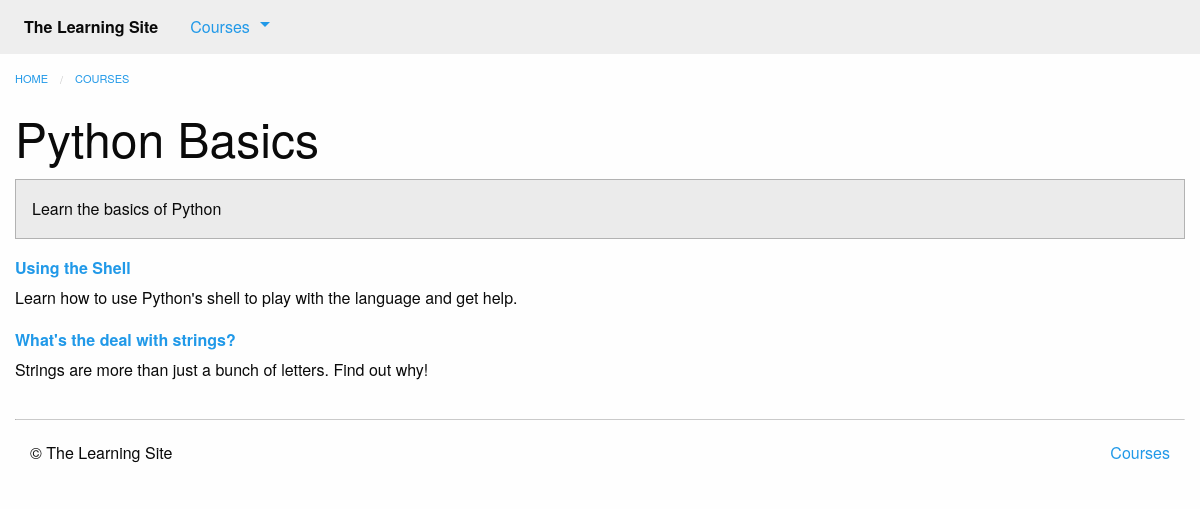
The page /courses/1/ on the database as committed earlier.
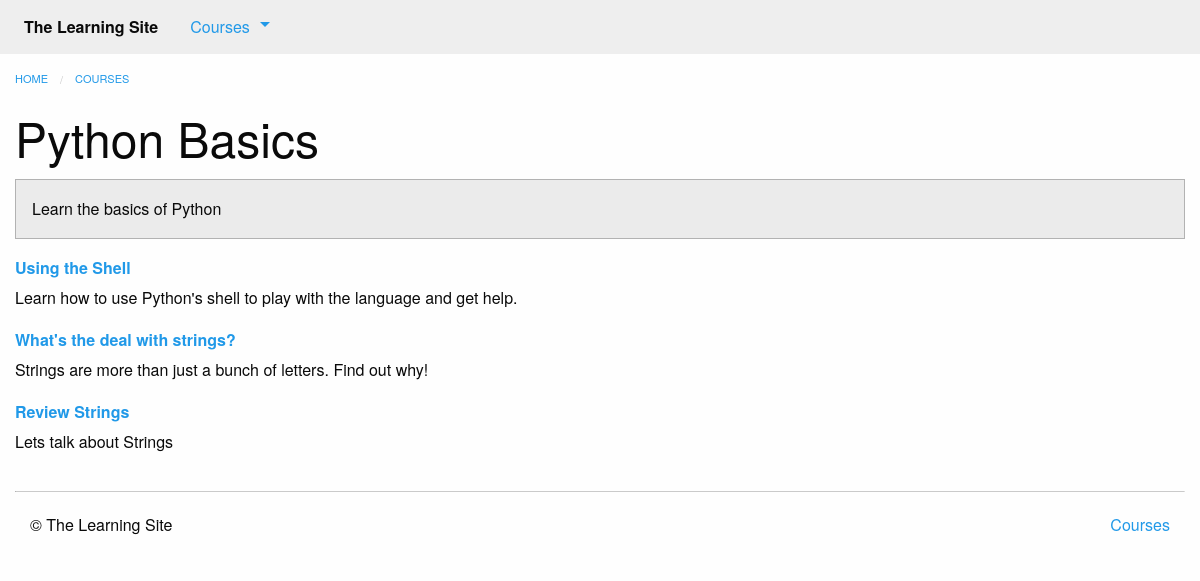
The same page on the database as committed later.
### courses/models.py (models this page shows, shortened)
class Course(models.Model):
    created_at = models.DateTimeField(auto_now_add=True)
    title = models.CharField(max_length=255)
    description = models.TextField()

class Step(models.Model):
    title = models.CharField(max_length=255)
    description = models.TextField()
    order = models.IntegerField(default=0)
    course = models.ForeignKey(Course)
    class Meta:
        abstract = True
        ordering = ['order', ]

class Text(Step):
    content = models.TextField(blank=True, default='')
    def get_absolute_url(self):
        return reverse('courses:text', kwargs={
            'course_pk': self.course_id,
            'step_pk': self.id
        })

class Quiz(Step):
    total_questions = models.IntegerField(default=4)
    class Meta:
        verbose_name_plural = "Quizzes"
    def get_absolute_url(self):
        return reverse('courses:quiz', kwargs={
            'course_pk': self.course_id,
            'step_pk': self.id
        })

### courses/views.py (the view)
# urls.py: url(r'(?P<pk>\d+)/$', views.course_detail, name='detail'),
def course_detail(request, pk):
    course = get_object_or_404(models.Course, pk=pk)
    steps = sorted(chain(course.text_set.all(), course.quiz_set.all()),
                   key=lambda step: step.order)
    return render(request, 'courses/course_detail.html', {
            'course': course,
            'steps': steps
        })

### courses/templatetags/course_extras.py (called while the page is built)
@register.inclusion_tag('courses/course_nav.html')
def nav_courses_list():
    courses = Course.objects.all()[:5]
    return {'courses': courses}

@register.filter('markdown_to_html')
def markdown_to_html(markdown_text):
    html_body = markdown2.markdown(markdown_text)
    return mark_safe(html_body)

### courses/templates/courses/course_detail.html (shortened to what this page needs)
{% extends "courses/layout.html" %}
{% load course_extras %}
{% block content %}
    <div class="row columns">
        {{ block.super }}
        <article>
            <h1 class="">{{ course.title }}</h1>
            <div class="callout secondary">
                {{ course.description|markdown_to_html }}
            </div>
            <dl>
                {% for step in steps %}
                    <dt>
                        <a href="{{ step.get_absolute_url }}">{{ step.title }}</a>
                    </dt>
                    <dd>{{ step.description|markdown_to_html }}</dd>
                {% endfor %}
            </dl>
        </article>
    </div>
{% endblock %}

### courses/templates/courses/layout.html (shortened to what this page needs)
{% extends "layout.html" %}
{% block content %}
    <ul class="breadcrumbs">
        <li><a href="{% url 'home' %}">Home</a></li>
        <li><a href="{% url 'courses:list' %}">Courses</a></li>
    </ul>
{% endblock %}

### templates/layout.html (shortened to what this page needs)
<!doctype html>
{% load static from staticfiles %}
{% load course_extras %}
<html class="no-js" lang="en">
    <head>
        <link rel="stylesheet" href="{% static 'css/foundation.min.css' %}">
        <link rel="stylesheet" href="{% static 'css/layout.css' %}">
    </head>
    <body>
        <nav class="top-bar" role="navigation">
            <section class="top-bar-left">
                <ul class="dropdown menu" data-dropdown-menu role="menubar">
                    <li class="menu-text">The Learning Site</li>
                    <li class="has-submenu">
                        <a href="#">Courses</a>
                    </li>
                </ul>
            </section>
        </nav>
        {% block content %}{% endblock %}
        <footer class="row columns">
            <hr/>
            <div class="small-6 columns">
                <p>&copy; The Learning Site</p>
            </div>
            <div class="small-6 columns">
                <ul class="inline-list no-bullet float-right">
                    <li><a href="{% url 'courses:list' %}">Courses</a></li>
                </ul>
            </div>
        </footer>
    </body>
</html>

### assets/css/layout.css (style rules this page uses)
.top-bar { margin-bottom: 1rem; }

Rows that differ between the two databases and show on the page:
added Quiz: title "Review Strings", description "Lets talk about Strings"
